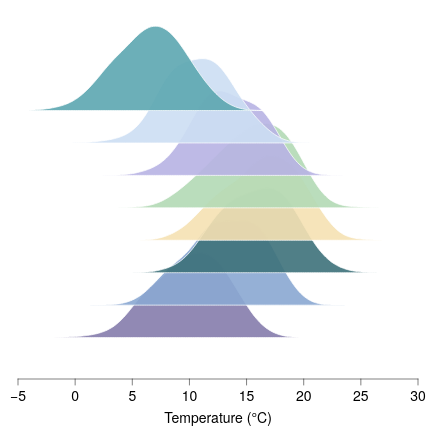

This figure's Vega-Lite source:
### Vega-Lite specification from a JSON file in a GitHub repository (floating-point values rounded to 4 significant figures; data arrays with more than 128 entries replaced by an {"elided": "..."} marker saying what was removed)
{"background": null, "config": {"arc": {"fill": "#DBDBDB", "fillOpacity": 1.0, "innerRadius": 45.0, "padAngle": 0.03, "stroke": "black", "strokeOpacity": 1, "strokeWidth": 0.25}, "area": {"fill": "#DBDBDB", "fillOpacity": 1.0, "stroke": "black", "strokeOpacity": 1, "strokeWidth": 0.25}, "axis": {"domain": true, "domainCap": "round", "domainColor": "black", "domainWidth": 0.25, "grid": false, "gridCap": "round", "gridColor": "#F1F1F1", "gridDash": [0, 0], "gridOpacity": 1.0, "gridWidth": 0.25, "labelColor": "black", "labelFont": "Helvetica Neue, HelveticaNeue, Helvetica, Arial, sans-serif", "labelFontSize": 7, "labelFontStyle": "normal", "labelFontWeight": 400, "offset": 4.5, "ticks": true, "tickCap": "round", "tickColor": "black", "tickRound": false, "tickSize": 3, "tickWidth": 0.25, "titleColor": "black", "titleFont": "Helvetica Neue, HelveticaNeue, Helvetica, Arial, sans-serif", "titleFontSize": 7, "titleFontStyle": "normal", "titleFontWeight": 400}, "axisX": {"domain": true, "labelAlign": "center", "labelAngle": 0, "labels": true, "ticks": true, "translate": 0}, "axisY": {"domain": true, "labelAlign": "right", "labelAngle": 0, "labels": true, "ticks": true, "translate": 0}, "axisRight": {"domain": true, "labelAlign": "left", "labelAngle": 0, "labels": true, "ticks": true, "translate": 0}, "axisTop": {"domain": true, "labelAlign": "center", "labelAngle": 0, "labels": true, "ticks": true, "translate": 0}, "axisBand": {"tickOffset": 0}, "bar": {"fill": "#DBDBDB", "fillOpacity": 1.0, "stroke": "black", "strokeOpacity": 1, "strokeWidth": 0.25}, "boxplot": {"size": 16.2, "ticks": {"cornerRadius": 0.25, "fill": "black", "opacity": 1, "size": 8.1, "thickness": 0.25}, "box": {"fillOpacity": 1.0, "stroke": "black", "strokeOpacity": 1, "strokeWidth": 0.25}, "median": {"cornerRadius": 0, "fill": "black", "fillOpacity": 1.0, "opacity": 1, "size": 16.2, "thickness": 0.25}, "rule": {"fill": "black", "fillOpacity": 1.0, "size": 18.0, "stroke": "black", "strokeDash": [0, 0], "strokeOpacity": 1, "strokeWidth": 0.25}, "outliers": {"color": "black", "fill": "black", "fillOpacity": 1.0, "size": 0, "stroke": "black", "strokeOpacity": 1, "strokeWidth": 0.25}}, "circle": {"fill": "black", "fillOpacity": 1.0, "size": 2.25, "stroke": null, "strokeOpacity": 1, "strokeWidth": 0.25}, "errorband": {"band": {"fillOpacity": 0.6, "stroke": null, "strokeWidth": 0.25, "strokeOpacity": 1}, "borders": {"opacity": 0, "strokeOpacity": 0.25, "strokeWidth": 1}}, "errorbar": {"opacity": 1, "rule": {"strokeDash": [0, 0], "strokeWidth": 0.25}, "ticks": {"color": "black", "cornerRadius": 0.125, "opacity": 1, "size": 10.8, "thickness": 0.25}, "thickness": 0.25}, "font": "Helvetica Neue, HelveticaNeue, Helvetica, Arial, sans-serif", "geoshape": {"fill": "#DBDBDB", "fillOpacity": 1.0, "stroke": "black", "strokeOpacity": 1, "strokeWidth": 0.25}, "header": {"labelColor": "black", "labelFont": "Helvetica Neue, HelveticaNeue, Helvetica, Arial, sans-serif", "labelFontSize": 7, "labelFontStyle": "normal", "labelFontWeight": 400, "titleColor": "black", "titleFont": "Helvetica Neue, HelveticaNeue, Helvetica, Arial, sans-serif", "titleFontSize": 7, "titleFontStyle": "normal", "titleFontWeight": 400, "titlePadding": 0}, "legend": {"disable": false, "offset": 4.5, "titlePadding": 4, "labelOffset": 2, "gradientLabelOffset": 2, "gradientLength": 90.0, "gradientThickness": 9.0, "gradientOpacity": 1.0, "gradientStrokeColor": "black", "gradientStrokeWidth": 0.25, "labelColor": "black", "labelFont": "Helvetica Neue, HelveticaNeue, Helvetica, Arial, sans-serif", "labelFontSize": 7, "labelFontStyle": "normal", "labelFontWeight": 400, "strokeColor": "black", "strokeWidth": 0, "symbolSize": 42, "symbolStrokeColor": "black", "symbolStrokeWidth": 0.25, "titleColor": "black", "titleFont": "Helvetica Neue, HelveticaNeue, Helvetica, Arial, sans-serif", "titleFontSize": 7, "titleFontStyle": "normal", "titleFontWeight": 400}, "line": {"color": "black", "stroke": "black", "strokeCap": "round", "strokeDash": [0, 0], "strokeOpacity": 1, "strokeWidth": 0.375}, "point": {"filled": true, "fill": "#DBDBDB", "fillOpacity": 1.0, "size": 9.0, "stroke": "black", "strokeOpacity": 1, "strokeWidth": 0.25}, "range": {"category": ["#5CA7B1", "#CDDEF3", "#B7B3E4", "#B3DAB5", "#F5E1B3", "#3D727B", "#8AA8D2", "#867DAC", "#80A988", "#CBB17A", "#204148", "#59719A", "#584C77", "#507B5F", "#9D824D"], "diverging": {"scheme": ["#C35082", "#CE6D94", "#D989A7", "#E2A4BA", "#EABFCE", "#F1DBE2", "#F6F6F6", "#D7E0EB", "#B9CBE0", "#9BB6D5", "#7DA1C9", "#5F8CBD", "#4177B1"]}, "heatmap": {"scheme": ["#32022B", "#43044D", "#4C196E", "#4D338C", "#484DA6", "#3A68BB", "#1D83CA", "#1D9CCB", "#23B5C9", "#28CDC5", "#4DE0B4", "#91EE9F"]}, "ordinal": {"scheme": ["#F1F1F1", "#DBDBDB", "#C6C6C6", "#B2B2B2", "#9D9D9D", "#898989", "#767676", "#636363", "#515151", "#404040", "#2F2F2F", "#1F1F1F"]}, "ramp": {"scheme": ["#32022B", "#43044D", "#4C196E", "#4D338C", "#484DA6", "#3A68BB", "#1D83CA", "#1D9CCB", "#23B5C9", "#28CDC5", "#4DE0B4", "#91EE9F"]}}, "rule": {"color": "black", "stroke": "black", "strokeCap": "round", "strokeDash": [2, 2], "strokeOpacity": 1, "strokeWidth": 0.25}, "scale": {"bandPaddingInner": 0.1, "bandPaddingOuter": 0.1, "round": false}, "rect": {"fill": "#DBDBDB", "fillOpacity": 1.0, "stroke": "black", "strokeOpacity": 1, "strokeWidth": 0.25}, "square": {"fill": "#DBDBDB", "fillOpacity": 1.0, "size": 18.0, "stroke": "black", "strokeOpacity": 1, "strokeWidth": 0.25}, "text": {"color": "black", "font": "Helvetica Neue, HelveticaNeue, Helvetica, Arial, sans-serif", "fontSize": 7, "fontStyle": "normal", "fontWeight": 400}, "tick": {"color": "black", "cornerRadius": 0.125, "opacity": 1.0, "size": 16.2, "thickness": 0.25}, "title": {"anchor": "middle", "frame": "group", "color": "black", "font": "Helvetica Neue, HelveticaNeue, Helvetica, Arial, sans-serif", "fontSize": 7, "fontStyle": "normal", "fontWeight": 400, "subtitleColor": "black", "subtitleFont": "Helvetica Neue, HelveticaNeue, Helvetica, Arial, sans-serif", "subtitleFontSize": "Helvetica Neue, HelveticaNeue, Helvetica, Arial, sans-serif", "subtitleFontStyle": "normal", "subtitleFontWeight": 400}, "trail": {"color": "black", "opacity": 1, "size": 0.375}, "view": {"continuousWidth": 200, "continuousHeight": 180, "discreteWidth": 200, "discreteHeight": 180, "fill": null, "stroke": null, "strokeWidth": 0.25}}, "layer": [{"data": {"name": "data-6db767bdc4b5f75d9195909c66819f1d"}, "mark": {"type": "area", "interpolate": "monotone", "opacity": 0.9, "stroke": "white", "strokeWidth": 0.4}, "encoding": {"color": {"field": "month", "legend": null, "sort": ["Jan", "Feb", "Mar", "Apr", "May", "Jun", "Jul", "Aug"], "type": "nominal"}, "x": {"field": "temp", "title": "Temperature (°C)", "type": "quantitative"}, "y": {"axis": null, "field": "top", "scale": {"domain": [-8, 3.1]}, "type": "quantitative"}, "y2": {"field": "base"}}}, {"data": {"name": "data-986f80a79813d33c28aef8929794bbb5"}, "mark": {"type": "area", "interpolate": "monotone", "opacity": 0.9, "stroke": "white", "strokeWidth": 0.4}, "encoding": {"color": {"field": "month", "legend": null, "sort": ["Jan", "Feb", "Mar", "Apr", "May", "Jun", "Jul", "Aug"], "type": "nominal"}, "x": {"field": "temp", "title": "Temperature (°C)", "type": "quantitative"}, "y": {"axis": null, "field": "top", "scale": {"domain": [-8, 3.1]}, "type": "quantitative"}, "y2": {"field": "base"}}}, {"data": {"name": "data-93db51145ac26849250869f25c7cb853"}, "mark": {"type": "area", "interpolate": "monotone", "opacity": 0.9, "stroke": "white", "strokeWidth": 0.4}, "encoding": {"color": {"field": "month", "legend": null, "sort": ["Jan", "Feb", "Mar", "Apr", "May", "Jun", "Jul", "Aug"], "type": "nominal"}, "x": {"field": "temp", "title": "Temperature (°C)", "type": "quantitative"}, "y": {"axis": null, "field": "top", "scale": {"domain": [-8, 3.1]}, "type": "quantitative"}, "y2": {"field": "base"}}}, {"data": {"name": "data-735969c7ef1a6bcc98c1cbd3e34db817"}, "mark": {"type": "area", "interpolate": "monotone", "opacity": 0.9, "stroke": "white", "strokeWidth": 0.4}, "encoding": {"color": {"field": "month", "legend": null, "sort": ["Jan", "Feb", "Mar", "Apr", "May", "Jun", "Jul", "Aug"], "type": "nominal"}, "x": {"field": "temp", "title": "Temperature (°C)", "type": "quantitative"}, "y": {"axis": null, "field": "top", "scale": {"domain": [-8, 3.1]}, "type": "quantitative"}, "y2": {"field": "base"}}}, {"data": {"name": "data-adf3bcc3fbc87d434eb250b2690d8df6"}, "mark": {"type": "area", "interpolate": "monotone", "opacity": 0.9, "stroke": "white", "strokeWidth": 0.4}, "encoding": {"color": {"field": "month", "legend": null, "sort": ["Jan", "Feb", "Mar", "Apr", "May", "Jun", "Jul", "Aug"], "type": "nominal"}, "x": {"field": "temp", "title": "Temperature (°C)", "type": "quantitative"}, "y": {"axis": null, "field": "top", "scale": {"domain": [-8, 3.1]}, "type": "quantitative"}, "y2": {"field": "base"}}}, {"data": {"name": "data-bea6027bf8f347bab5d626b907d9ac1d"}, "mark": {"type": "area", "interpolate": "monotone", "opacity": 0.9, "stroke": "white", "strokeWidth": 0.4}, "encoding": {"color": {"field": "month", "legend": null, "sort": ["Jan", "Feb", "Mar", "Apr", "May", "Jun", "Jul", "Aug"], "type": "nominal"}, "x": {"field": "temp", "title": "Temperature (°C)", "type": "quantitative"}, "y": {"axis": null, "field": "top", "scale": {"domain": [-8, 3.1]}, "type": "quantitative"}, "y2": {"field": "base"}}}, {"data": {"name": "data-dc484e28f11f3e69808405af43673b76"}, "mark": {"type": "area", "interpolate": "monotone", "opacity": 0.9, "stroke": "white", "strokeWidth": 0.4}, "encoding": {"color": {"field": "month", "legend": null, "sort": ["Jan", "Feb", "Mar", "Apr", "May", "Jun", "Jul", "Aug"], "type": "nominal"}, "x": {"field": "temp", "title": "Temperature (°C)", "type": "quantitative"}, "y": {"axis": null, "field": "top", "scale": {"domain": [-8, 3.1]}, "type": "quantitative"}, "y2": {"field": "base"}}}, {"data": {"name": "data-cdb39cfc30a03a8a446c2c8078aab3aa"}, "mark": {"type": "area", "interpolate": "monotone", "opacity": 0.9, "stroke": "white", "strokeWidth": 0.4}, "encoding": {"color": {"field": "month", "legend": null, "sort": ["Jan", "Feb", "Mar", "Apr", "May", "Jun", "Jul", "Aug"], "type": "nominal"}, "x": {"field": "temp", "title": "Temperature (°C)", "type": "quantitative"}, "y": {"axis": null, "field": "top", "scale": {"domain": [-8, 3.1]}, "type": "quantitative"}, "y2": {"field": "base"}}}], "$schema": "https://vega.github.io/schema/vega-lite/v6.4.1.json", "datasets": {"data-6db767bdc4b5f75d9195909c66819f1d": {"elided": "220 records"}, "data-986f80a79813d33c28aef8929794bbb5": {"elided": "220 records"}, "data-93db51145ac26849250869f25c7cb853": {"elided": "220 records"}, "data-735969c7ef1a6bcc98c1cbd3e34db817": {"elided": "220 records"}, "data-adf3bcc3fbc87d434eb250b2690d8df6": {"elided": "220 records"}, "data-bea6027bf8f347bab5d626b907d9ac1d": {"elided": "220 records"}, "data-dc484e28f11f3e69808405af43673b76": {"elided": "220 records"}, "data-cdb39cfc30a03a8a446c2c8078aab3aa": {"elided": "220 records"}}}
